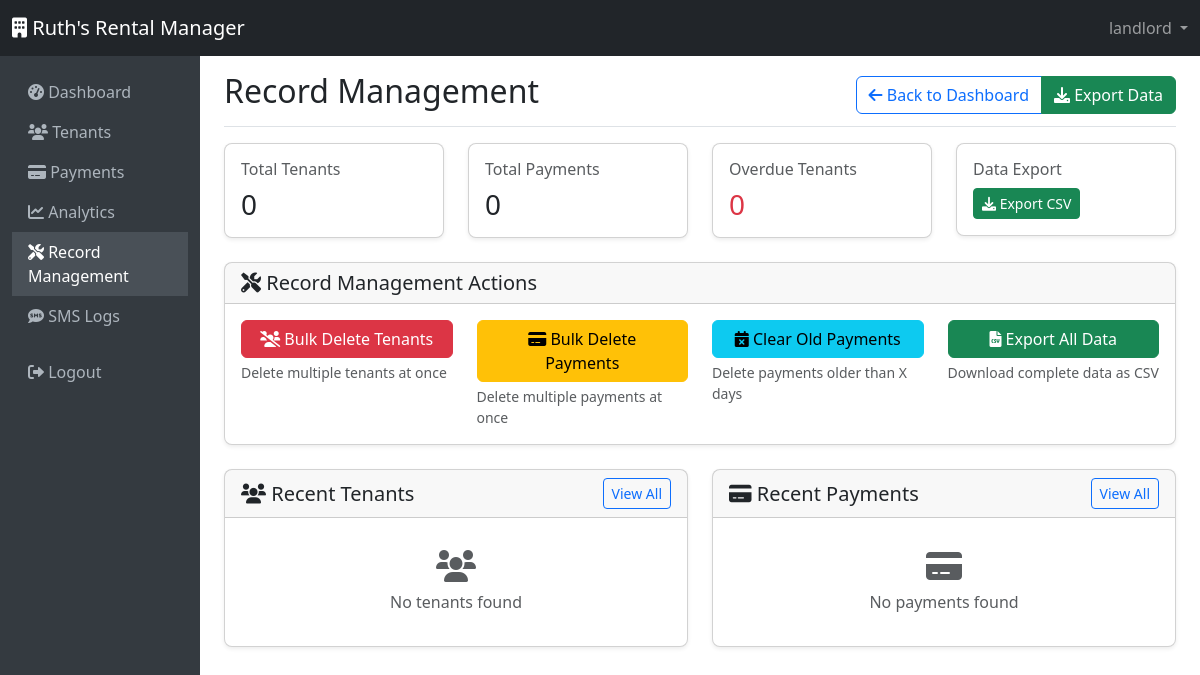
Page /records/ (signed in) on the earlier database version.
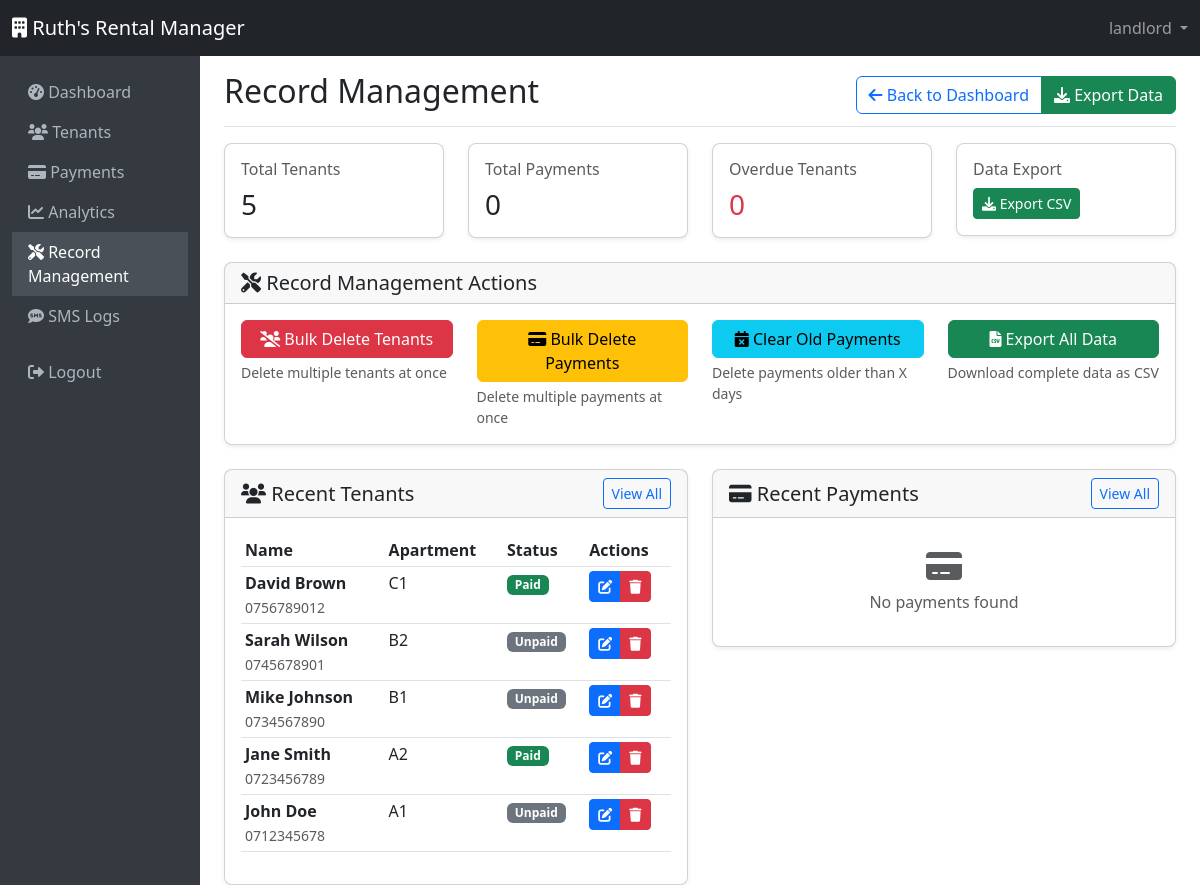
Same page on the later database version.
### rental_app/models.py (models this page shows, shortened)
class Tenant(models.Model):
    id = models.UUIDField(primary_key=True, default=uuid.uuid4, editable=False)
    name = models.CharField(max_length=200)
    phone = models.CharField(max_length=20)  # International format like +2547...
    apartment_number = models.CharField(max_length=50)
    rent_amount = models.DecimalField(max_digits=10, decimal_places=2)
    rent_status = models.CharField(max_length=10, choices=RENT_STATUS_CHOICES, default='Unpaid')
    due_date = models.IntegerField(default=1, help_text="Day of the month when rent is due (1-31)")
    amount_due = models.DecimalField(max_digits=10, decimal_places=2, default=0, help_text="Amount still owed by tenant")
    last_payment_date = models.DateTimeField(null=True, blank=True)
    created_at = models.DateTimeField(auto_now_add=True)
    updated_at = models.DateTimeField(auto_now=True)
    class Meta:
        ordering = ['-created_at']

### rental_app/views.py (the view)
# urls.py: path('records/', views.record_management, name='record_management'),
@login_required
def record_management(request):
    total_tenants = Tenant.objects.count()
    total_payments = Payment.objects.count()
    recent_tenants = Tenant.objects.order_by('-created_at')[:10]
    recent_payments = Payment.objects.select_related('tenant').order_by('-date')[:10]
    overdue_tenants = Tenant.objects.filter(rent_status='Overdue')[:5]
    context = {
        'total_tenants': total_tenants,
        'total_payments': total_payments,
        'recent_tenants': recent_tenants,
        'recent_payments': recent_payments,
        'overdue_tenants': overdue_tenants,
    }
    return render(request, 'rental_app/record_management.html', context)

### templates/rental_app/record_management.html (shortened to what the changed rows need)
{% extends 'base.html' %}
{% block page_title %}Record Management{% endblock %}
{% block content %}
    <div class="row mb-4">
        <div class="col-md-3">
            <div class="card">
                <div class="card-body">
                    <h6 class="card-title text-muted">Total Tenants</h6>
                    <h3 class="mb-0">{{ total_tenants }}</h3>
                </div>
            </div>
        </div>
    </div>
    <div class="row">
        <div class="col-lg-6">
            <div class="card">
                <div class="card-body">
                    {% if recent_tenants %}
                        <div class="table-responsive">
                            <table class="table table-sm">
                                <thead>
                                    <tr>
                                        <th>Name</th>
                                        <th>Apartment</th>
                                        <th>Status</th>
                                        <th>Actions</th>
                                    </tr>
                                </thead>
                                <tbody>
                                    {% for tenant in recent_tenants %}
                                        <tr>
                                            <td>
                                                <strong>{{ tenant.name }}</strong>
                                                <br>
                                                <small class="text-muted">{{ tenant.phone }}</small>
                                            </td>
                                            <td>{{ tenant.apartment_number }}</td>
                                            <td>
                                                {% if tenant.rent_status == 'Paid' %}
                                                    <span class="badge bg-success">Paid</span>
                                                {% elif tenant.rent_status == 'Partial' %}
                                                    <span class="badge bg-warning">Partial</span>
                                                {% elif tenant.rent_status == 'Overdue' %}
                                                    <span class="badge bg-danger">Overdue</span>
                                                {% else %}
                                                    <span class="badge bg-secondary">Unpaid</span>
                                                {% endif %}
                                            </td>
                                            <td>
                                                <div class="btn-group btn-group-sm">
                                                    <a href="{% url 'edit_tenant' tenant.id %}"
                                                       class="btn btn-primary btn-sm"
                                                       title="Edit">
                                                        <i class="fas fa-edit"></i>
                                                    </a>
                                                    <a href="{% url 'delete_tenant' tenant.id %}"
                                                       class="btn btn-danger btn-sm"
                                                       title="Delete"
                                                       onclick="return confirm('Are you sure you want to delete this tenant?')">
                                                        <i class="fas fa-trash"></i>
                                                    </a>
                                                </div>
                                            </td>
                                        </tr>
                                    {% endfor %}
                                </tbody>
                            </table>
                        </div>
                    {% else %}
                        <div class="text-center py-3">
                            <i class="fas fa-users fa-2x text-muted mb-2"></i>
                            <p class="text-muted mb-0">No tenants found</p>
                        </div>
                    {% endif %}
                </div>
            </div>
        </div>
    </div>
{% endblock %}

Differences in the rows shown:
added Tenant: name "David Brown", phone "0756789012", apartment_number "C1", rent_status "Paid"
added Tenant: name "Sarah Wilson", phone "0745678901", apartment_number "B2", rent_status "Unpaid"
added Tenant: name "Mike Johnson", phone "0734567890", apartment_number "B1", rent_status "Unpaid"
added Tenant: name "Jane Smith", phone "0723456789", apartment_number "A2", rent_status "Paid"
added Tenant: name "John Doe", phone "0712345678", apartment_number "A1", rent_status "Unpaid"
Other differences:
{{ total_tenants }}: "0" → "5"
text no longer shown: "No tenants found"
text now shown: "Name Apartment Status Actions"
